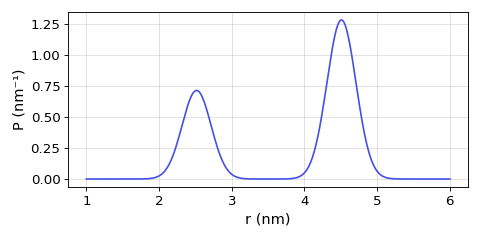

The script that drew this image:
import deerlab as dl
import matplotlib.pyplot as plt 
import numpy as np 

model = dl.dd_rice2
r = np.linspace(1,6,400)
par0 = model.getmetadata()['par0']
P = model(r,*par0)
plt.figure(figsize=[6,3])
plt.plot(r,P,color='#4550e6')
plt.xlabel('r (nm)',fontsize=13)
plt.ylabel('P (nm⁻¹)',fontsize=13)
plt.grid(alpha=0.4)
plt.tick_params(labelsize=12)
plt.tick_params(labelsize=12)
plt.tight_layout()
plt.show()
